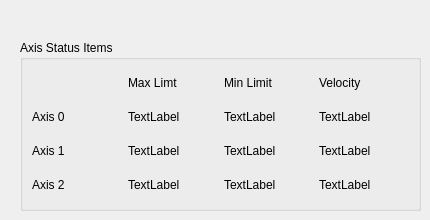
      <widget class="QWidget" name="tab_4">
       <attribute name="title">
        <string>Axes</string>
       </attribute>
       <widget class="QGroupBox" name="groupBox_3">
        <property name="geometry">
         <rect>
          <x>20</x>
          <y>40</y>
          <width>401</width>
          <height>171</height>
         </rect>
        </property>
        <property name="title">
         <string>Axis Status Items</string>
        </property>
        <layout class="QGridLayout" name="gridLayout_5">
         <item row="2" column="0">
          <widget class="QLabel" name="label_50">
           <property name="text">
            <string>Axis 1</string>
           </property>
          </widget>
         </item>
         <item row="1" column="1">
          <widget class="QLabel" name="max_position_limit_0_lb">
           <property name="text">
            <string>TextLabel</string>
           </property>
          </widget>
         </item>
         <item row="1" column="2">
          <widget class="QLabel" name="min_position_limit_0_lb">
           <property name="text">
            <string>TextLabel</string>
           </property>
          </widget>
         </item>
         <item row="3" column="0">
          <widget class="QLabel" name="label_46">
           <property name="text">
            <string>Axis 2</string>
           </property>
          </widget>
         </item>
         <item row="1" column="3">
          <widget class="QLabel" name="velocity_0_lb">
           <property name="text">
            <string>TextLabel</string>
           </property>
          </widget>
         </item>
         <item row="1" column="0">
          <widget class="QLabel" name="label_38">
           <property name="text">
            <string>Axis 0</string>
           </property>
          </widget>
         </item>
         <item row="2" column="1">
          <widget class="QLabel" name="max_position_limit_1_lb">
           <property name="text">
            <string>TextLabel</string>
           </property>
          </widget>
         </item>
         <item row="3" column="1">
          <widget class="QLabel" name="max_position_limit_2_lb">
           <property name="text">
            <string>TextLabel</string>
           </property>
          </widget>
         </item>
         <item row="3" column="2">
          <widget class="QLabel" name="min_position_limit_2_lb">
           <property name="text">
            <string>TextLabel</string>
           </property>
          </widget>
         </item>
         <item row="2" column="2">
          <widget class="QLabel" name="min_position_limit_1_lb">
           <property name="text">
            <string>TextLabel</string>
           </property>
          </widget>
         </item>
         <item row="3" column="3">
          <widget class="QLabel" name="velocity_2_lb">
           <property name="text">
            <string>TextLabel</string>
           </property>
          </widget>
         </item>
         <item row="2" column="3">
          <widget class="QLabel" name="velocity_1_lb">
           <property name="text">
            <string>TextLabel</string>
           </property>
          </widget>
         </item>
         <item row="0" column="1">
          <widget class="QLabel" name="label_67">
           <property name="text">
            <string>Max Limt</string>
           </property>
          </widget>
         </item>
         <item row="0" column="2">
          <widget class="QLabel" name="label_68">
           <property name="text">
            <string>Min Limit</string>
           </property>
          </widget>
         </item>
         <item row="0" column="3">
          <widget class="QLabel" name="label_77">
           <property name="text">
            <string>Velocity</string>
           </property>
          </widget>
         </item>
        </layout>
       </widget>
      </widget>
